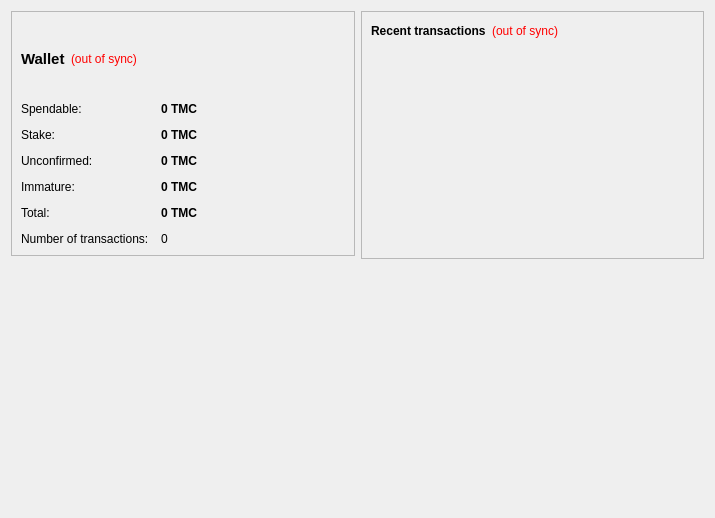
<?xml version="1.0" encoding="UTF-8"?>
<ui version="4.0">
 <class>OverviewPage</class>
 <widget class="QWidget" name="OverviewPage">
  <property name="geometry">
   <rect>
    <x>0</x>
    <y>0</y>
    <width>715</width>
    <height>518</height>
   </rect>
  </property>
  <property name="windowTitle">
   <string>Form</string>
  </property>
  <layout class="QHBoxLayout" name="horizontalLayout" stretch="1,1">
   <item>
    <layout class="QVBoxLayout" name="verticalLayout_2">
     <item>
      <widget class="QFrame" name="frame">
       <property name="frameShape">
        <enum>QFrame::StyledPanel</enum>
       </property>
       <property name="frameShadow">
        <enum>QFrame::Raised</enum>
       </property>
       <layout class="QVBoxLayout" name="verticalLayout_4">
        <item>
         <layout class="QHBoxLayout" name="horizontalLayout_4">
          <item>
           <widget class="QLabel" name="label_5">
            <property name="font">
             <font>
              <pointsize>11</pointsize>
              <weight>75</weight>
              <bold>true</bold>
             </font>
            </property>
            <property name="text">
             <string>Wallet</string>
            </property>
           </widget>
          </item>
          <item>
           <widget class="QLabel" name="labelWalletStatus">
            <property name="toolTip">
             <string>The displayed information may be out of date. Your wallet automatically synchronizes with the TMCoin network after a connection is established, but this process has not completed yet.</string>
            </property>
            <property name="styleSheet">
             <string notr="true">QLabel { color: red; }</string>
            </property>
            <property name="text">
             <string notr="true">(out of sync)</string>
            </property>
            <property name="alignment">
             <set>Qt::AlignLeading|Qt::AlignLeft|Qt::AlignVCenter</set>
            </property>
           </widget>
          </item>
          <item>
           <spacer name="horizontalSpacer_2">
            <property name="orientation">
             <enum>Qt::Horizontal</enum>
            </property>
            <property name="sizeHint" stdset="0">
             <size>
              <width>40</width>
              <height>20</height>
             </size>
            </property>
           </spacer>
          </item>
         </layout>
        </item>
        <item>
         <layout class="QFormLayout" name="formLayout_2">
          <property name="fieldGrowthPolicy">
           <enum>QFormLayout::AllNonFixedFieldsGrow</enum>
          </property>
          <property name="horizontalSpacing">
           <number>12</number>
          </property>
          <property name="verticalSpacing">
           <number>12</number>
          </property>
          <item row="0" column="0">
           <widget class="QLabel" name="label">
            <property name="text">
             <string>Spendable:</string>
            </property>
           </widget>
          </item>
          <item row="0" column="1">
           <widget class="QLabel" name="labelBalance">
            <property name="font">
             <font>
              <weight>75</weight>
              <bold>true</bold>
             </font>
            </property>
            <property name="cursor">
             <cursorShape>IBeamCursor</cursorShape>
            </property>
            <property name="toolTip">
             <string>Your current balance</string>
            </property>
            <property name="text">
             <string notr="true">0 TMC</string>
            </property>
            <property name="textInteractionFlags">
             <set>Qt::LinksAccessibleByMouse|Qt::TextSelectableByKeyboard|Qt::TextSelectableByMouse</set>
            </property>
           </widget>
          </item>
          <item row="1" column="0">
           <widget class="QLabel" name="label_6">
            <property name="text">
             <string>Stake:</string>
            </property>
           </widget>
          </item>
          <item row="1" column="1">
           <widget class="QLabel" name="labelStake">
            <property name="font">
             <font>
              <weight>75</weight>
              <bold>true</bold>
             </font>
            </property>
            <property name="cursor">
             <cursorShape>IBeamCursor</cursorShape>
            </property>
            <property name="toolTip">
             <string>Total of coins that was staked, and do not yet count toward the current balance</string>
            </property>
            <property name="text">
             <string notr="true">0 TMC</string>
            </property>
            <property name="textInteractionFlags">
             <set>Qt::LinksAccessibleByMouse|Qt::TextSelectableByKeyboard|Qt::TextSelectableByMouse</set>
            </property>
           </widget>
          </item>
          <item row="2" column="0">
           <widget class="QLabel" name="label_3">
            <property name="text">
             <string>Unconfirmed:</string>
            </property>
           </widget>
          </item>
          <item row="2" column="1">
           <widget class="QLabel" name="labelUnconfirmed">
            <property name="font">
             <font>
              <weight>75</weight>
              <bold>true</bold>
             </font>
            </property>
            <property name="cursor">
             <cursorShape>IBeamCursor</cursorShape>
            </property>
            <property name="toolTip">
             <string>Total of transactions that have yet to be confirmed, and do not yet count toward the current balance</string>
            </property>
            <property name="text">
             <string notr="true">0 TMC</string>
            </property>
            <property name="textInteractionFlags">
             <set>Qt::LinksAccessibleByMouse|Qt::TextSelectableByKeyboard|Qt::TextSelectableByMouse</set>
            </property>
           </widget>
          </item>
          <item row="3" column="0">
           <widget class="QLabel" name="labelImmatureText">
            <property name="text">
             <string>Immature:</string>
            </property>
           </widget>
          </item>
          <item row="3" column="1">
           <widget class="QLabel" name="labelImmature">
            <property name="font">
             <font>
              <weight>75</weight>
              <bold>true</bold>
             </font>
            </property>
            <property name="toolTip">
             <string>Mined balance that has not yet matured</string>
            </property>
            <property name="text">
             <string notr="true">0 TMC</string>
            </property>
            <property name="textInteractionFlags">
             <set>Qt::LinksAccessibleByMouse|Qt::TextSelectableByKeyboard|Qt::TextSelectableByMouse</set>
            </property>
           </widget>
          </item>
          <item row="4" column="0">
           <widget class="QLabel" name="labelTotalText">
            <property name="text">
             <string>Total:</string>
            </property>
           </widget>
          </item>
          <item row="4" column="1">
           <widget class="QLabel" name="labelTotal">
            <property name="font">
             <font>
              <weight>75</weight>
              <bold>true</bold>
             </font>
            </property>
            <property name="text">
             <string notr="true">0 TMC</string>
            </property>
           </widget>
          </item>
          <item row="5" column="0">
           <widget class="QLabel" name="label_2">
            <property name="text">
             <string>Number of transactions:</string>
            </property>
           </widget>
          </item>
          <item row="5" column="1">
           <widget class="QLabel" name="labelNumTransactions">
            <property name="toolTip">
             <string>Total number of transactions in wallet</string>
            </property>
            <property name="text">
             <string notr="true">0</string>
            </property>
           </widget>
          </item>
         </layout>
        </item>
       </layout>
      </widget>
     </item>
     <item>
      <widget class="QLabel" name="label_6">
       <property name="text">
        <string/>
       </property>
       <property name="pixmap">
        <pixmap resource="../bitcoin.qrc">:/images/backg</pixmap>
       </property>
       <property name="scaledContents">
        <bool>false</bool>
       </property>
       <property name="alignment">
        <set>Qt::AlignCenter</set>
       </property>
       <property name="margin">
        <number>-2</number>
       </property>
       <property name="indent">
        <number>-1</number>
       </property>
      </widget>
     </item>
    </layout>
   </item>
   <item>
    <layout class="QVBoxLayout" name="verticalLayout_3">
     <item>
      <widget class="QFrame" name="frame_2">
       <property name="frameShape">
        <enum>QFrame::StyledPanel</enum>
       </property>
       <property name="frameShadow">
        <enum>QFrame::Raised</enum>
       </property>
       <layout class="QVBoxLayout" name="verticalLayout">
        <item>
         <layout class="QHBoxLayout" name="horizontalLayout_2">
          <item>
           <widget class="QLabel" name="label_4">
            <property name="text">
             <string>&lt;b&gt;Recent transactions&lt;/b&gt;</string>
            </property>
           </widget>
          </item>
          <item>
           <widget class="QLabel" name="labelTransactionsStatus">
            <property name="toolTip">
             <string>The displayed information may be out of date. Your wallet automatically synchronizes with the TMCoin network after a connection is established, but this process has not completed yet.</string>
            </property>
            <property name="styleSheet">
             <string notr="true">QLabel { color: red; }</string>
            </property>
            <property name="text">
             <string notr="true">(out of sync)</string>
            </property>
            <property name="alignment">
             <set>Qt::AlignRight|Qt::AlignTrailing|Qt::AlignVCenter</set>
            </property>
           </widget>
          </item>
          <item>
           <spacer name="horizontalSpacer">
            <property name="orientation">
             <enum>Qt::Horizontal</enum>
            </property>
            <property name="sizeHint" stdset="0">
             <size>
              <width>40</width>
              <height>20</height>
             </size>
            </property>
           </spacer>
          </item>
         </layout>
        </item>
        <item>
         <widget class="QListView" name="listTransactions">
          <property name="styleSheet">
           <string notr="true">QListView { background: transparent; }</string>
          </property>
          <property name="frameShape">
           <enum>QFrame::NoFrame</enum>
          </property>
          <property name="verticalScrollBarPolicy">
           <enum>Qt::ScrollBarAlwaysOff</enum>
          </property>
          <property name="horizontalScrollBarPolicy">
           <enum>Qt::ScrollBarAlwaysOff</enum>
          </property>
          <property name="selectionMode">
           <enum>QAbstractItemView::NoSelection</enum>
          </property>
         </widget>
        </item>
       </layout>
      </widget>
     </item>
     <item>
      <spacer name="verticalSpacer_2">
       <property name="orientation">
        <enum>Qt::Vertical</enum>
       </property>
       <property name="sizeHint" stdset="0">
        <size>
         <width>20</width>
         <height>40</height>
        </size>
       </property>
      </spacer>
     </item>
    </layout>
   </item>
  </layout>
 </widget>
 <resources>
  <include location="../bitcoin.qrc"/>
 </resources>
 <connections/>
</ui>
